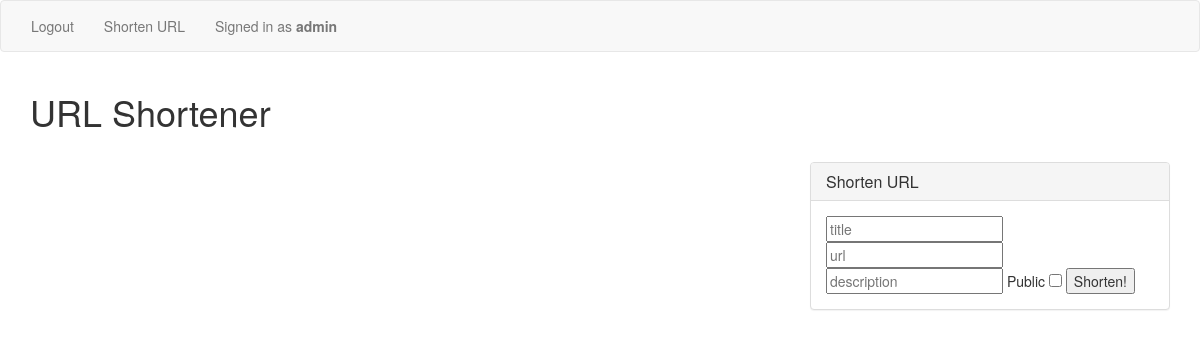
Page / (signed in) on the earlier database version.
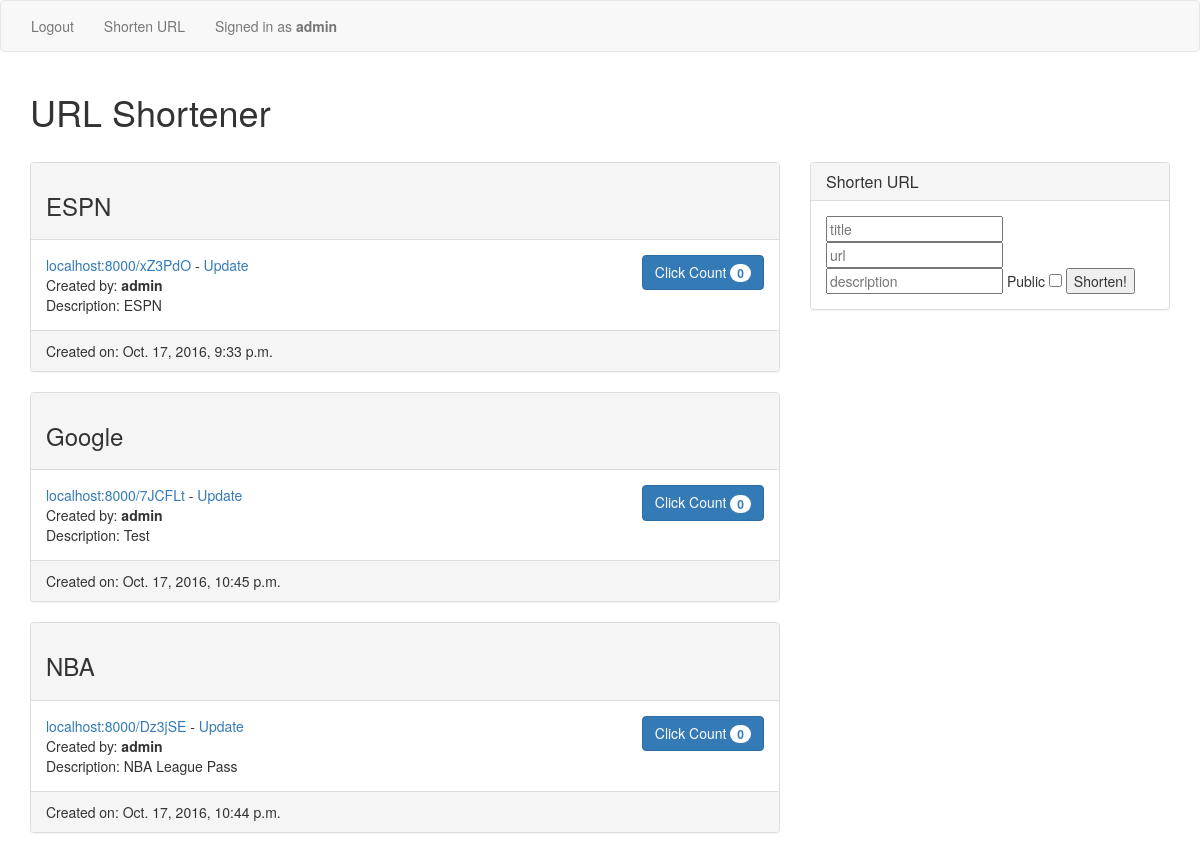
Same page on the later database version.
### app/models.py (models this page shows, shortened)
class Bookmark(models.Model):
    title = models.CharField(max_length=100)
    url_page = models.URLField(null=True, blank=True)
    description = models.CharField(max_length=150, null=True, blank=True)
    created = models.DateTimeField(auto_now=True)
    user = models.ForeignKey(User)
    new_url = models.CharField(max_length=6, null=True, blank=True)
    public = models.BooleanField(default=False)
    class Meta:
        ordering = ("title", )
    @property
    def click_count(self):
        return self.click_set.count()

### app/views.py (the view)
# urls.py: url(r'^$', URLView.as_view(), name="url_view"),
class URLView(ListView):
    model = Bookmark

### templates/app/bookmark_list.html (shortened to what this page needs)
{% extends 'base.html' %}
{% block content %}
<h1>URL Shortener</h1> <br>
<div class="row">
  <div class="col-md-4">
      {% if request.user.is_authenticated %}
      <div class="panel panel-default">
          <div class="panel-heading">
              <h3 class="panel-title">Shorten URL</h3>
          </div>
          <div class="panel-body">
              <form class="" action="{% url 'url_create_view' %}" method="post">
                  <input type="text" name="title" value="" placeholder="title">
                  <input type="text" name="url" value="" placeholder="url">
                  <input type="text" name="description" value="" placeholder="description">
                  Public <input type="checkbox" name="public" value="True">
                  <input type="submit" name="name" value="Shorten!">
              </form>
          </div>
      </div>
      {% endif %}
  </div>
  {% for url in object_list %}
    {% if url.user == request.user %}
        <div class="col-md-8">
          <div class="panel panel-default">
            <div class="panel-heading">
                <h3>{{ url.title }}</h3>
            </div>
            <div class="panel-body">
              <a href="{{ url.new_url }}">localhost:8000/{{ url.new_url }}</a> - <a href="{% url 'url_update_view' url.id %}">Update</a>
              <button type="button" class="btn btn-primary">Click Count <span class="badge">{{ url.click_count }}</span></button> <br>
              Created by: <b>{{ url.user }}</b> <br>
              Description: {{ url.description }}
            </div>
            <div class="panel-footer">
              Created on: {{ url.created }}
            </div>
          </div>
        </div>
      {% endif %}
    {% endfor %}
</div>
{% endblock %}

### templates/base.html (shortened to what this page needs)
{% load staticfiles %}
<!DOCTYPE html>
<html>
  <head>
    <link rel="stylesheet" href="{% static 'css/bootstrap.css' %}" media="screen" title="no title">
  </head>
  <body>
    <nav class="navbar navbar-default">
      <div class="container-fluid">
        <div class="nav navbar-nav">
            {% if not request.user.is_authenticated %}
              <li><a href="{% url 'user_create_view' %}">Create User</a></li>
              <li><a href="{% url 'login' %}">Login</a></li>
            {% else %}
              <li><a href="{% url 'logout' %}?next={% url 'url_view' %}">Logout</a></li>
              <li><a href="{% url 'url_create_view' %}">Shorten URL</a></li>
            {% endif %}
            <p class="navbar-text">Signed in as <b>{{ request.user }}</b></p> <br>
        </div>
      </div>
    </nav>
      <div class="container">
          {% block content %}
          {% endblock %}
      </div>
  </body>
</html>

### templates/base.html (style rules this page uses)
.col-md-4 { float: right; }
.btn { float: right; }

Differences in the rows shown:
added Bookmark: title "ESPN", new_url "xZ3PdO", click_count "0", user "admin", description "ESPN", created "Oct. 17, 2016, 9:33 p.m."
added Bookmark: title "Google", new_url "7JCFLt", click_count "0", user "admin", description "Test", created "Oct. 17, 2016, 10:45 p.m."
added Bookmark: title "NBA", new_url "Dz3jSE", click_count "0", user "admin", description "NBA League Pass", created "Oct. 17, 2016, 10:44 p.m."
